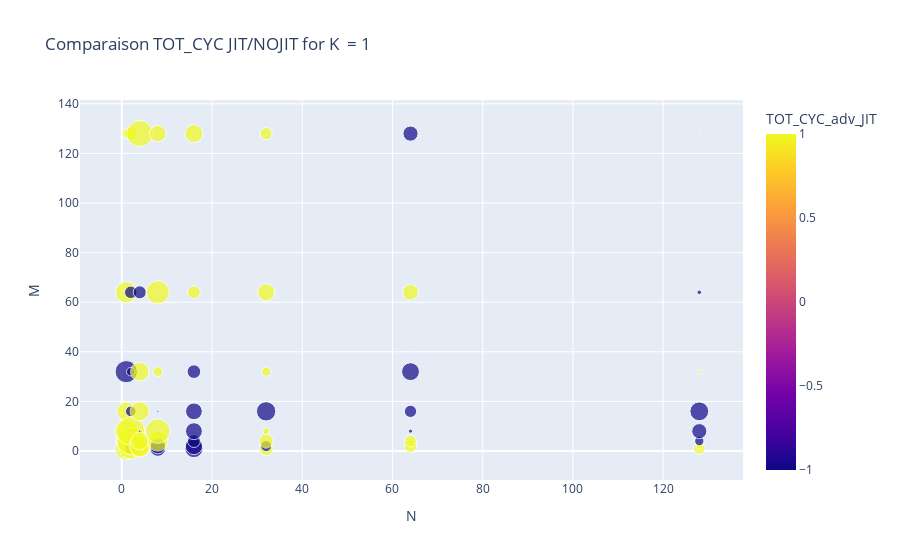
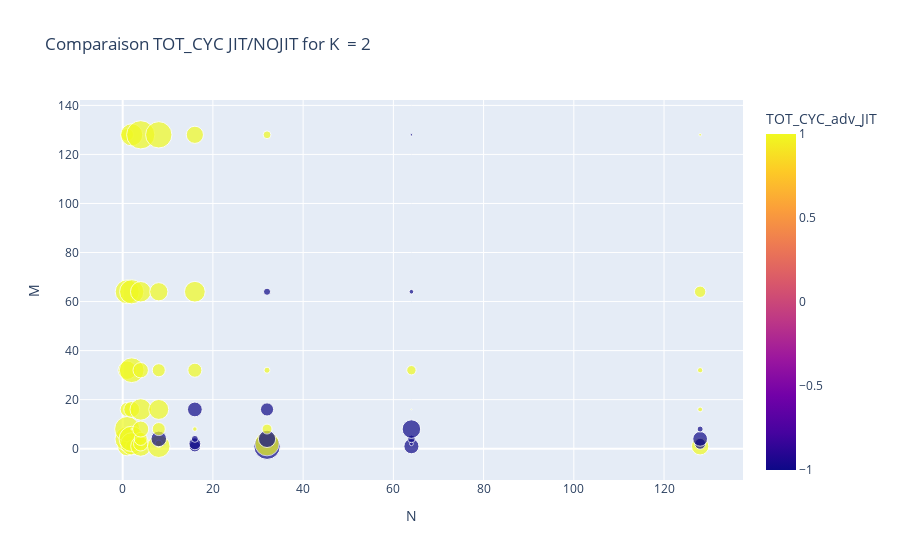
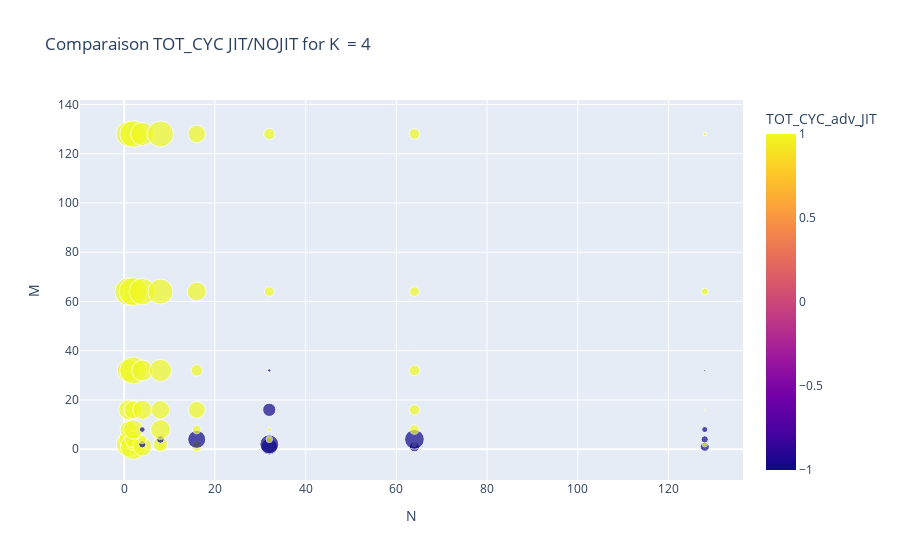
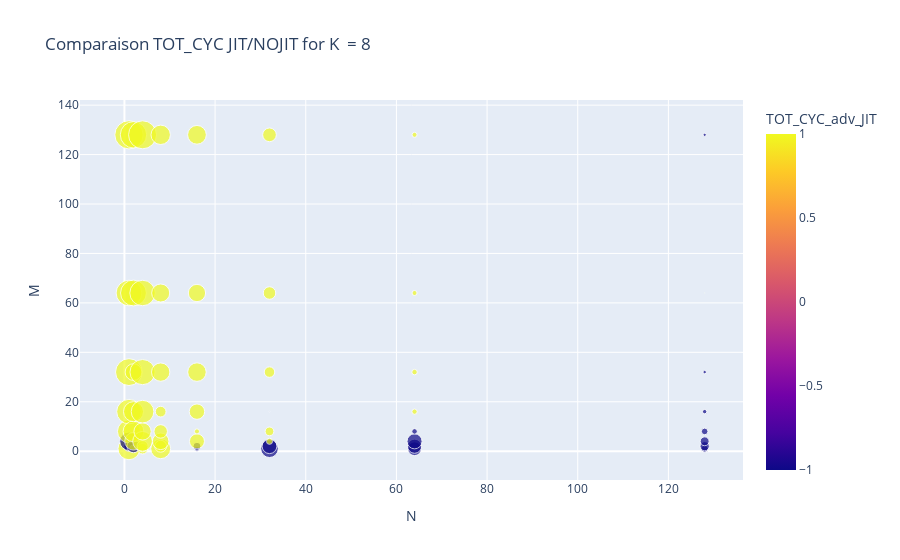

Notebook code cell kept with these figures, in order:
### Code cell
def prompt_results(df,col,fixed_param):
    nmk = ['N','M','K']
    nmk.remove(fixed_param)
    for k in df[fixed_param].unique():
        fig = px.scatter(df[df[fixed_param] == k], x = nmk[0], y = nmk[1], size = "compare_" + col, color = col +"_adv_JIT", title = "Comparaison " + col +" JIT/NOJIT for " +fixed_param+"  = "+str(k))
        fig.show()
prompt_results(adv_df,"TOT_CYC","K")
prompt_results(adv_df,"L1_DCM","K")
prompt_results(adv_df,"TOT_INS","K")
prompt_results(adv_df,"TOT_CYC","M")

### Figure 1 — Plotly figure (JSON) as saved in the notebook; plotly's stock layout.template omitted (floating-point values rounded to 4 significant figures)
{"data": [{"hovertemplate": "N=%{x}<br>M=%{y}<br>compare_TOT_CYC=%{marker.size}<br>TOT_CYC_adv_JIT=%{marker.color}<extra></extra>", "legendgroup": "", "marker": {"color": [1, 1, 1, 1, 1, -1, 1, 1, -1, 1, 1, 1, -1, -1, -1, 1, 1, 1, 1, -1, 1, 1, -1, 1, -1, -1, 1, 1, -1, 1, 1, 1, -1, -1, -1, -1, -1, -1, 1, 1, 1, -1, 1, 1, -1, 1, 1, 1, 1, 1, 1, -1, -1, -1, 1, -1, 1, 1, -1, -1, -1, 1, -1, 1], "coloraxis": "coloraxis", "size": [13.83, 4.827, 11.68, 15.22, 9.992, 13.67, 12.71, 2.12, 3.787, 18.37, 21.35, 22.21, 3.073, 2.052, 4.345, 5.01, 9.135, 12.47, 8.585, 0.182, 10.17, 9.637, 4.657, 18.93, 6.808, 6.625, 11.3, 16.78, 0.1314, 2.586, 14.94, 7.582, 9.229, 8.301, 4.568, 7.928, 7.813, 5.134, 4.573, 9.055, 5.712, 3.358, 5.559, 1.309, 10.44, 2.376, 8.185, 4.069, 0.0761, 4.512, 3.829, 0.4693, 4.198, 8.886, 6.867, 6.394, 3.674, 1.244, 2.392, 6.365, 9.896, 0.4296, 0.5893, 0.08838], "sizemode": "area", "sizeref": 0.05553, "symbol": "circle"}, "mode": "markers", "name": "", "orientation": "v", "showlegend": false, "type": "scatter", "x": [1, 1, 1, 1, 1, 1, 1, 1, 2, 2, 2, 2, 2, 2, 2, 2, 4, 4, 4, 4, 4, 4, 4, 4, 8, 8, 8, 8, 8, 8, 8, 8, 16, 16, 16, 16, 16, 16, 16, 16, 32, 32, 32, 32, 32, 32, 32, 32, 64, 64, 64, 64, 64, 64, 64, 64, 128, 128, 128, 128, 128, 128, 128, 128], "xaxis": "x", "y": [1, 2, 4, 8, 16, 32, 64, 128, 1, 2, 4, 8, 16, 32, 64, 128, 1, 2, 4, 8, 16, 32, 64, 128, 1, 2, 4, 8, 16, 32, 64, 128, 1, 2, 4, 8, 16, 32, 64, 128, 1, 2, 4, 8, 16, 32, 64, 128, 1, 2, 4, 8, 16, 32, 64, 128, 1, 2, 4, 8, 16, 32, 64, 128], "yaxis": "y"}], "layout": {"coloraxis": {"colorbar": {"title": {"text": "TOT_CYC_adv_JIT"}}, "colorscale": [[0, "#0d0887"], [0.1111, "#46039f"], [0.2222, "#7201a8"], [0.3333, "#9c179e"], [0.4444, "#bd3786"], [0.5556, "#d8576b"], [0.6667, "#ed7953"], [0.7778, "#fb9f3a"], [0.8889, "#fdca26"], [1, "#f0f921"]]}, "legend": {"itemsizing": "constant", "tracegroupgap": 0}, "title": {"text": "Comparaison TOT_CYC JIT/NOJIT for K  = 1"}, "xaxis": {"anchor": "y", "domain": [0, 1], "title": {"text": "N"}}, "yaxis": {"anchor": "x", "domain": [0, 1], "title": {"text": "M"}}}}

### Figure 2 — Plotly figure (JSON) as saved in the notebook; plotly's stock layout.template omitted (floating-point values rounded to 4 significant figures)
{"data": [{"hovertemplate": "N=%{x}<br>M=%{y}<br>compare_TOT_CYC=%{marker.size}<br>TOT_CYC_adv_JIT=%{marker.color}<extra></extra>", "legendgroup": "", "marker": {"color": [1, 1, 1, 1, 1, 1, 1, 1, 1, 1, 1, 1, 1, 1, 1, 1, 1, 1, 1, 1, 1, 1, 1, 1, 1, 1, -1, 1, 1, 1, 1, 1, -1, -1, -1, 1, -1, 1, 1, 1, -1, 1, -1, 1, -1, 1, -1, 1, -1, -1, -1, -1, 1, 1, -1, -1, 1, -1, -1, -1, 1, 1, 1, 1], "coloraxis": "coloraxis", "size": [11.99, 7.783, 19.34, 20.46, 6.41, 11.0, 18.67, 5.158, 4.734, 16.05, 20.79, 0.092, 8.229, 19.86, 19.1, 15.93, 13.05, 6.767, 5.593, 8.37, 14.89, 7.692, 13.65, 25.96, 16.41, 1.764, 7.886, 5.523, 12.91, 5.535, 10.85, 22.58, 4.203, 4.604, 1.561, 0.6572, 7.081, 6.4, 13.95, 9.6, 22.63, 18.96, 9.722, 3.202, 5.639, 1.187, 1.662, 1.986, 7.4, 0.47, 1.907, 11.13, 0.05824, 2.846, 0.704, 0.1943, 9.799, 3.867, 7.054, 1.176, 0.7596, 0.9119, 4.234, 0.2252], "sizemode": "area", "sizeref": 0.06489, "symbol": "circle"}, "mode": "markers", "name": "", "orientation": "v", "showlegend": false, "type": "scatter", "x": [1, 1, 1, 1, 1, 1, 1, 1, 2, 2, 2, 2, 2, 2, 2, 2, 4, 4, 4, 4, 4, 4, 4, 4, 8, 8, 8, 8, 8, 8, 8, 8, 16, 16, 16, 16, 16, 16, 16, 16, 32, 32, 32, 32, 32, 32, 32, 32, 64, 64, 64, 64, 64, 64, 64, 64, 128, 128, 128, 128, 128, 128, 128, 128], "xaxis": "x", "y": [1, 2, 4, 8, 16, 32, 64, 128, 1, 2, 4, 8, 16, 32, 64, 128, 1, 2, 4, 8, 16, 32, 64, 128, 1, 2, 4, 8, 16, 32, 64, 128, 1, 2, 4, 8, 16, 32, 64, 128, 1, 2, 4, 8, 16, 32, 64, 128, 1, 2, 4, 8, 16, 32, 64, 128, 1, 2, 4, 8, 16, 32, 64, 128], "yaxis": "y"}], "layout": {"coloraxis": {"colorbar": {"title": {"text": "TOT_CYC_adv_JIT"}}, "colorscale": [[0, "#0d0887"], [0.1111, "#46039f"], [0.2222, "#7201a8"], [0.3333, "#9c179e"], [0.4444, "#bd3786"], [0.5556, "#d8576b"], [0.6667, "#ed7953"], [0.7778, "#fb9f3a"], [0.8889, "#fdca26"], [1, "#f0f921"]]}, "legend": {"itemsizing": "constant", "tracegroupgap": 0}, "title": {"text": "Comparaison TOT_CYC JIT/NOJIT for K  = 2"}, "xaxis": {"anchor": "y", "domain": [0, 1], "title": {"text": "N"}}, "yaxis": {"anchor": "x", "domain": [0, 1], "title": {"text": "M"}}}}

### Figure 3 — Plotly figure (JSON) as saved in the notebook; plotly's stock layout.template omitted (floating-point values rounded to 4 significant figures)
{"data": [{"hovertemplate": "N=%{x}<br>M=%{y}<br>compare_TOT_CYC=%{marker.size}<br>TOT_CYC_adv_JIT=%{marker.color}<extra></extra>", "legendgroup": "", "marker": {"color": [-1, 1, 1, 1, 1, 1, 1, 1, 1, 1, 1, 1, 1, 1, 1, 1, 1, -1, 1, -1, 1, 1, 1, 1, 1, 1, -1, 1, 1, 1, 1, 1, 1, 1, -1, 1, 1, 1, 1, 1, -1, -1, 1, 1, -1, -1, 1, 1, -1, 1, -1, 1, 1, 1, 1, 1, -1, 1, -1, -1, 1, -1, 1, 1], "coloraxis": "coloraxis", "size": [0.2191, 24.08, 14.47, 11.58, 15.81, 20.67, 30.08, 24.5, 25.26, 5.825, 11.05, 14.62, 12.83, 28.57, 31.17, 27.87, 13.81, 2.032, 2.836, 1.245, 14.29, 17.29, 27.14, 21.27, 1.732, 8.357, 2.352, 15.2, 13.44, 19.19, 24.47, 26.57, 3.774, 2.14, 12.69, 2.979, 11.35, 5.24, 13.96, 12.14, 10.64, 13.91, 1.638, 0.6079, 6.875, 0.4503, 3.793, 5.054, 4.036, 0.7055, 15.15, 3.59, 4.234, 4.446, 3.691, 4.392, 3.26, 1.108, 2.034, 1.422, 0.09387, 0.1558, 1.964, 0.4273], "sizemode": "area", "sizeref": 0.07794, "symbol": "circle"}, "mode": "markers", "name": "", "orientation": "v", "showlegend": false, "type": "scatter", "x": [1, 1, 1, 1, 1, 1, 1, 1, 2, 2, 2, 2, 2, 2, 2, 2, 4, 4, 4, 4, 4, 4, 4, 4, 8, 8, 8, 8, 8, 8, 8, 8, 16, 16, 16, 16, 16, 16, 16, 16, 32, 32, 32, 32, 32, 32, 32, 32, 64, 64, 64, 64, 64, 64, 64, 64, 128, 128, 128, 128, 128, 128, 128, 128], "xaxis": "x", "y": [1, 2, 4, 8, 16, 32, 64, 128, 1, 2, 4, 8, 16, 32, 64, 128, 1, 2, 4, 8, 16, 32, 64, 128, 1, 2, 4, 8, 16, 32, 64, 128, 1, 2, 4, 8, 16, 32, 64, 128, 1, 2, 4, 8, 16, 32, 64, 128, 1, 2, 4, 8, 16, 32, 64, 128, 1, 2, 4, 8, 16, 32, 64, 128], "yaxis": "y"}], "layout": {"coloraxis": {"colorbar": {"title": {"text": "TOT_CYC_adv_JIT"}}, "colorscale": [[0, "#0d0887"], [0.1111, "#46039f"], [0.2222, "#7201a8"], [0.3333, "#9c179e"], [0.4444, "#bd3786"], [0.5556, "#d8576b"], [0.6667, "#ed7953"], [0.7778, "#fb9f3a"], [0.8889, "#fdca26"], [1, "#f0f921"]]}, "legend": {"itemsizing": "constant", "tracegroupgap": 0}, "title": {"text": "Comparaison TOT_CYC JIT/NOJIT for K  = 4"}, "xaxis": {"anchor": "y", "domain": [0, 1], "title": {"text": "N"}}, "yaxis": {"anchor": "x", "domain": [0, 1], "title": {"text": "M"}}}}

### Figure 4 — Plotly figure (JSON) as saved in the notebook; plotly's stock layout.template omitted (floating-point values rounded to 4 significant figures)
{"data": [{"hovertemplate": "N=%{x}<br>M=%{y}<br>compare_TOT_CYC=%{marker.size}<br>TOT_CYC_adv_JIT=%{marker.color}<extra></extra>", "legendgroup": "", "marker": {"color": [1, -1, -1, 1, 1, 1, 1, 1, 1, -1, 1, 1, 1, 1, 1, 1, 1, 1, 1, 1, 1, 1, 1, 1, 1, 1, 1, 1, 1, 1, 1, 1, -1, -1, 1, 1, 1, 1, 1, 1, -1, -1, 1, 1, -1, 1, 1, 1, -1, -1, -1, -1, 1, 1, 1, 1, -1, -1, -1, -1, -1, -1, 1, -1], "coloraxis": "coloraxis", "size": [20.62, 4.617, 14.64, 22.58, 25.73, 30.81, 28.26, 34.16, 2.397, 7.275, 13.19, 18.44, 17.07, 11.94, 28.55, 29.7, 4.783, 5.403, 16.59, 12.79, 21.97, 27.03, 27.74, 33.54, 16.94, 6.036, 11.8, 7.756, 4.899, 14.4, 13.92, 16.06, 1.064, 2.716, 9.598, 1.11, 10.16, 14.66, 12.79, 14.98, 13.25, 9.282, 1.598, 3.283, 0.02481, 4.718, 6.724, 8.023, 8.024, 8.538, 9.775, 1.323, 1.201, 1.289, 1.073, 1.072, 2.091, 3.668, 3.419, 1.89, 0.817, 0.5055, 0.003395, 0.4458], "sizemode": "area", "sizeref": 0.08541, "symbol": "circle"}, "mode": "markers", "name": "", "orientation": "v", "showlegend": false, "type": "scatter", "x": [1, 1, 1, 1, 1, 1, 1, 1, 2, 2, 2, 2, 2, 2, 2, 2, 4, 4, 4, 4, 4, 4, 4, 4, 8, 8, 8, 8, 8, 8, 8, 8, 16, 16, 16, 16, 16, 16, 16, 16, 32, 32, 32, 32, 32, 32, 32, 32, 64, 64, 64, 64, 64, 64, 64, 64, 128, 128, 128, 128, 128, 128, 128, 128], "xaxis": "x", "y": [1, 2, 4, 8, 16, 32, 64, 128, 1, 2, 4, 8, 16, 32, 64, 128, 1, 2, 4, 8, 16, 32, 64, 128, 1, 2, 4, 8, 16, 32, 64, 128, 1, 2, 4, 8, 16, 32, 64, 128, 1, 2, 4, 8, 16, 32, 64, 128, 1, 2, 4, 8, 16, 32, 64, 128, 1, 2, 4, 8, 16, 32, 64, 128], "yaxis": "y"}], "layout": {"coloraxis": {"colorbar": {"title": {"text": "TOT_CYC_adv_JIT"}}, "colorscale": [[0, "#0d0887"], [0.1111, "#46039f"], [0.2222, "#7201a8"], [0.3333, "#9c179e"], [0.4444, "#bd3786"], [0.5556, "#d8576b"], [0.6667, "#ed7953"], [0.7778, "#fb9f3a"], [0.8889, "#fdca26"], [1, "#f0f921"]]}, "legend": {"itemsizing": "constant", "tracegroupgap": 0}, "title": {"text": "Comparaison TOT_CYC JIT/NOJIT for K  = 8"}, "xaxis": {"anchor": "y", "domain": [0, 1], "title": {"text": "N"}}, "yaxis": {"anchor": "x", "domain": [0, 1], "title": {"text": "M"}}}}
